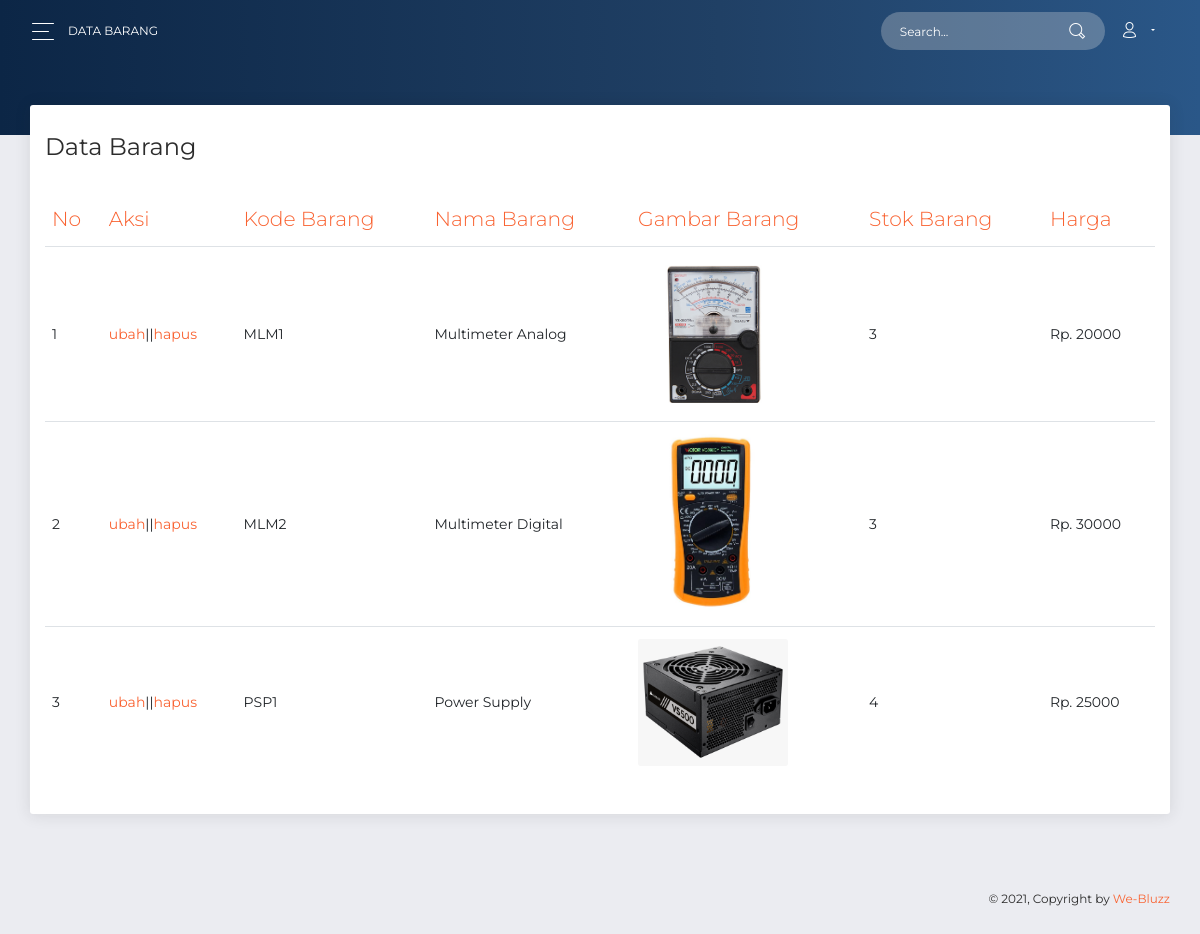
The app's page /akses/admin/dashboard.php (signed in) with its own data.
### tables this page shows
CREATE TABLE `barang` (
  `id_barang` int(5) NOT NULL,
  `kode_barang` varchar(10) NOT NULL,
  `nama_barang` varchar(100) NOT NULL,
  `harga_barang` varchar(14) NOT NULL,
  `stok_barang` varchar(12) NOT NULL,
  `gambar_barang` varchar(30) NOT NULL
);

### akses/admin/fungsi.php (called while the page is built, shortened)
<?php
$conn = mysqli_connect("localhost","root","","telkomart");
function query($query){
	global $conn;
	$result = mysqli_query($conn,$query);
	$rows = [];
	while ($row = mysqli_fetch_assoc($result)) {
		$rows[] = $row ;
	}
	return $rows;
}
 ?>

### akses/admin/dashboard.php (the view, shortened to what this page needs)
<?php
require 'fungsi.php';
$data_barang = query("SELECT * FROM barang");
?>
<!DOCTYPE html>
<html lang="en">
<head>
  <link rel="stylesheet" href="https://use.fontawesome.com/releases/v5.7.1/css/all.css">
  <link href="../assets/css/bootstrap.min.css" rel="stylesheet" />
  <link href="../assets/css/now-ui-dashboard.css?v=1.5.0" rel="stylesheet" />
  <link href="../assets/demo/demo.css" rel="stylesheet" />
</head>
<body class="">
  <div class="wrapper ">
    <div class="main-panel" id="main-panel">
      <nav class="navbar navbar-expand-lg navbar-transparent  bg-primary  navbar-absolute">
        <div class="container-fluid">
          <div class="navbar-wrapper">
            <div class="navbar-toggle">
              <button type="button" class="navbar-toggler">
                <span class="navbar-toggler-bar bar1"></span>
                <span class="navbar-toggler-bar bar2"></span>
                <span class="navbar-toggler-bar bar3"></span>
              </button>
            </div>
            <a class="navbar-brand" href="#pablo">Data Barang</a>
          </div>
          <div class="collapse navbar-collapse justify-content-end" id="navigation">
            <form action="search.php">
              <div class="input-group no-border">
                <input type="text" class="form-control" placeholder="Search..." name="q">
                <div class="input-group-append">
                  <div class="input-group-text">
                    <i class="now-ui-icons ui-1_zoom-bold"></i>
                  </div>
                </div>
              </div>
            </form>
            <ul class="navbar-nav">
              <li class="nav-item dropdown">
                <a class="nav-link dropdown-toggle" id="navbarDropdownMenuLink" data-toggle="dropdown" aria-haspopup="true" aria-expanded="false">
                  <i class="now-ui-icons users_single-02"></i>
                </a>
              </li>
            </ul>
          </div>
        </div>
      </nav>
      <div class="panel-header panel-header-sm">
      </div>
      <div class="content">
        <div class="row">
          <div class="col-md-12">
            <div class="card">
              <div class="card-header">
                <h4 class="card-title"> Data Barang</h4>
              </div>
              <div class="card-body">
                <div class="table-responsive">
                  <table class="table">
                    <thead class=" text-primary">
                      <th>
                        No
                      </th>
                      <th>
                        Aksi
                      </th>
                      <th>
                        Kode Barang
                      </th>
                      <th>
                        Nama Barang
                      </th>
                      <th >
                        Gambar Barang
                      </th>
                      <th >
                        Stok Barang
                      </th>
                        <th>
                        Harga
                      </th>
                    </thead>
                    <tbody>
                      <?php $i = 1;
                      foreach ($data_barang as $barang) : ?>
                      <tr>
                        <td>
                          <?= $i++; ?>
                        </td>
                        <td>
                          <a href="ubah_data.php?id=<?=$barang['id_barang']; ?>">ubah</a>||<a href="hapus_data.php?id=<?=$barang['id_barang']; ?>">hapus</a>
                        </td>
                        <td>
                          <?= $barang["kode_barang"] ?>
                        </td>
                        <td>
                          <?= $barang["nama_barang"] ?>
                        </td>
                        <td >
                          <img width="150" src="gambar/<?=$barang["gambar_barang"] ?>">
                        </td>
                        <td>
                          <?= $barang["stok_barang"] ?>
                        </td>
                        <td>
                          Rp. <?= $barang["harga_barang"] ?>
                        </td>
                      </tr>
                    <?php endforeach; ?>
                    </tbody>
                  </table>
                </div>
              </div>
            </div>
          </div>
        </div>
      </div>
       <footer class="footer">
        <div class=" container-fluid ">
          <div class="copyright" id="copyright">
            &copy; , Copyright by <a href="#">We-Bluzz</a>
          </div>
        </div>
      </footer>
    </div>
  </div>
</body>
</html>

### records on screen
barang: kode_barang "MLM1", nama_barang "Multimeter Analog", gambar_barang (picture), stok_barang "3", harga_barang "20000"
barang: kode_barang "MLM2", nama_barang "Multimeter Digital", gambar_barang (picture), stok_barang "3", harga_barang "30000"
barang: kode_barang "PSP1", nama_barang "Power Supply", gambar_barang (picture), stok_barang "4", harga_barang "25000"
